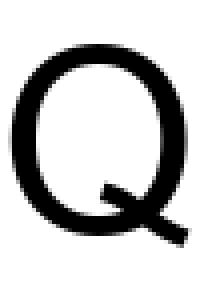
#> input picture character/english/Q_big.png, 50 x 72 px (shown 4 times larger); its folder holds only this picture in this run
$ python test_english.py
#> lines starting #> are read from the running program, lines starting #| are printed output that depends on the picture; after the words box and inside, x2 and y2 are one past the last pixel; in counts of white or black regions, pixels touching at a corner belong together
#> further down, image_origin is the input picture: shape (72, 50, 3); min 0, max 255, mean 197.6
import os
import cv2
import numpy as np
def image_binarization(image):#图片二值化
    gray = cv2.cvtColor(image, cv2.COLOR_RGB2GRAY)
    h, w =gray.shape[:2]
#> h = 72; w = 50
    m = np.reshape(gray, [1,w*h])
    mean = m.sum()/(w*h)
#> mean = 197.6
    if(mean == 255):
      mean = 0
    ret, binary =  cv2.threshold(gray, 100, 255, cv2.THRESH_BINARY)#原来是150
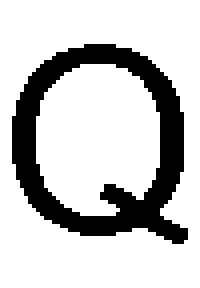
#> binary: shape (72, 50) (shown 4 times larger); 78.1% white; 1 black region, box (x1, y1, x2, y2) and area: (3, 11, 47, 61) 788
    return binary
def is51W(list):
  return not ((list - [255,0,0,255,255,255,0,0,0,0]).any())
def is6W(list):
  return not ((list - [255,0,0,255,255,0,0,0,0,0]).any())
def is71W(list):
  return not ((list - [255,0,0,255,0,0,0,0,0,0]).any())
def is72W(list):
  return not ((list - [255,0,0,0,255,0,0,0,0,0]).any())
def is4W(list):
  return not ((list - [255,0,255,255,255,255,0,0,0,0]).any())
def is32W(list):
  return not ((list - [255,255,255,255,255,255,0,0,0,255]).any())
def is11B(list):
  return not ((list - [0,0,255,255,255,255,255,255,255,0]).any())
def is12B(list):
  return not ((list - [0,255,255,255,255,255,255,255,0,255]).any())
def is2B(list):
  return not ((list - [0,0,255,255,255,255,255,255,0,0]).any())
def is31B(list):
  return not ((list - [0,0,255,255,255,255,255,0,0,0]).any())
def is4B(list):
  return not ((list - [0,0,255,255,255,255,0,0,0,0]).any())
def is52B(list):
  return not ((list - [0,0,255,255,255,0,0,0,0,0]).any())
text = open('arial.txt','a')
average = 0
for root,dirs,files in os.walk("./c"):
    print(len(files))
    all_block = 0
    for fn in files:
        if (fn == '.DS_Store'):
            continue
        print(fn)
        path = "./c/" + fn
        image_origin = cv2.imread(path)
        image = image_binarization(image_origin)
        for j in range(1,image.shape[1]-1):
            for i in range(1,image.shape[0]-1):
                if (not (image[i][j] - [0,0,0]).any()):
                    all_block += 1
    print(all_block / len(files))
    average = all_block / len(files)
for root,dirs,files in os.walk("./english"):
    print(len(files))
    for fn in files:
        print(fn)
        if (fn == '.DS_Store'):
            continue
        path = "./english/" + fn
        image_origin = cv2.imread(path)
        image = image_binarization(image_origin)
        # cv2.imshow(fn,image)
        # cv2.waitKey(0)
        toW = 0
        toB = 0
        block = 0
        for j in range(1,image.shape[1]-1):
            for i in range(1,image.shape[0]-1):
                if (not (image[i][j] - [0,0,0]).any()):
                    block += 1
#> after the loop, block = 788
        for i in range(1,image.shape[0]-1):
            for j in range(1,image.shape[1]-1):
                y = np.zeros(10,dtype=int)
                y[0] = image[i][j]
                y[1] = image[i-1][j-1]
                y[2] = image[i-1][j]
                y[3] = image[i-1][j+1]
                y[4] = image[i][j+1]
                y[5] = image[i+1][j+1]
                y[6] = image[i+1][j]
                y[7] = image[i+1][j-1]
                y[8] = image[i][j-1]
                y[9] = y[1]
                i1 = [0,3,4,5,6,7,8,1,2,3]
                y1 = np.zeros(10,dtype=int)
                for ii in range(0,10):
                    y1[ii] = y[i1[ii]]
                i2 = [0,5,6,7,8,1,2,3,4,5]
                y2 = np.zeros(10,dtype=int)
                for ii in i2:
                    y2[ii] = y[i2[ii]]
                i3 = [0,7,8,1,2,3,4,5,6,7]
                y3 = np.zeros(10,dtype=int)
                for ii in i3:
                    y3[ii] = y[i3[ii]]
                rotate = [[0,1,2,3,4,5,6,7,8,1],[0,3,4,5,6,7,8,1,2,3],[0,5,6,7,8,1,2,3,4,5],[0,7,8,1,2,3,4,5,6,7]]
                symmetry = [0,7,6,5,4,3,2,1,8,7]
                flag = 0
                for r in range(0,4):
                    temp_y = np.zeros(10,dtype=int)
                    for value in range(0,10):
                        temp_y[value] = y[rotate[r][value]]
                    if (is51W(temp_y) or is6W(temp_y) or is71W(temp_y) or is72W(temp_y) or is4W(temp_y) or is32W(temp_y)):
                        flag = 1
                    temp_array = np.zeros(10,dtype=int)
                    for value in range(0,10):
                        temp_array[value] = temp_y[value]
                    for value in range(0,10):
                        temp_y[value] = temp_array[symmetry[value]]
                    if (is51W(temp_y) or is6W(temp_y) or is71W(temp_y) or is72W(temp_y) or is4W(temp_y) or is32W(temp_y)):
                        flag = 1
                    if (flag == 1):
                        toW += 1
                flag = 0
                for r in range(0,4):
                    temp_y = np.zeros(10,dtype=int)
                    for value in range(0,10):
                        temp_y[value] = y[rotate[r][value]]
                    if (is11B(temp_y) or is12B(temp_y) or is2B(temp_y) or is31B(temp_y) or is4B(temp_y) or is52B(temp_y)):
                        flag = 1
                    temp_array = np.zeros(10,dtype=int)
                    for value in range(0,10):
                        temp_array[value] = temp_y[value]
                    for value in range(0,10):
                        temp_y[value] = temp_array[symmetry[value]]
                    if (is11B(temp_y) or is12B(temp_y) or is2B(temp_y) or is31B(temp_y) or is4B(temp_y) or is52B(temp_y)):
                        flag = 1
                    if (flag == 1):
                        toB += 1
#> after the loop, toB = 261; toW = 262
#> (the run stopped early here; a loop or call above may not have finished)

$ run again, on character/english/W_big.png
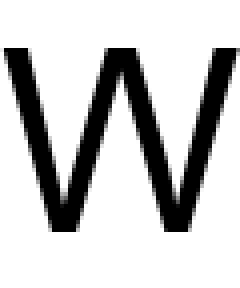
#> input picture character/english/W_big.png, 60 x 72 px (shown 4 times larger)
#> image_origin is the input picture: shape (72, 60, 3); min 0, max 255, mean 199.2
#> mean = 199.2
#> in image_binarization, `ret, binary =  cv2.threshold(gray, 100, 255, cv2.THRESH_BINARY)#原来是150`:
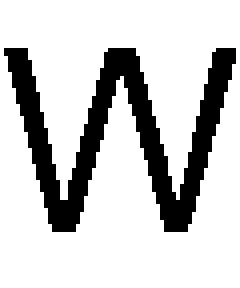
#> binary: shape (72, 60) (shown 4 times larger); 79% white; 1 black region, box (x1, y1, x2, y2) and area: (1, 12, 59, 58) 909
#> after the loop `for i in range(1,image.shape[0]-1):`: toB = 248; toW = 250
